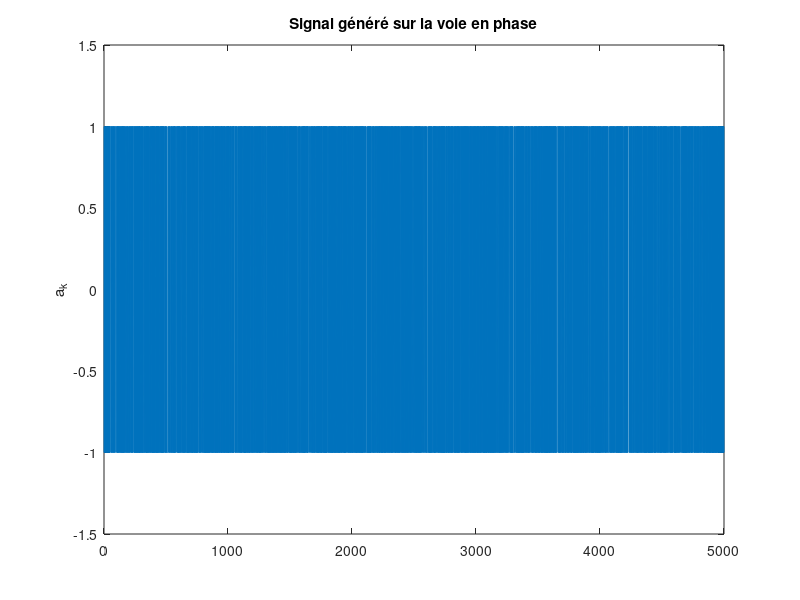
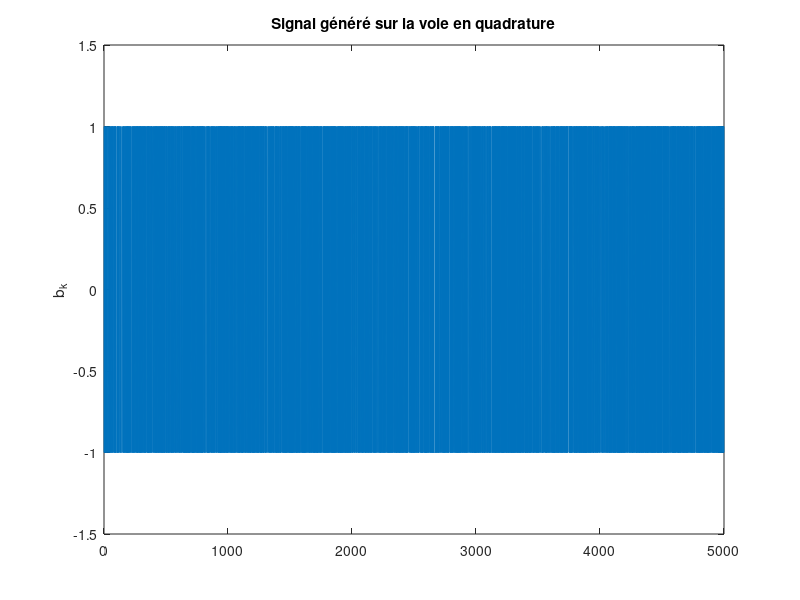

Recreate these plots in MATLAB, in order. (Note: this script raises an error after producing the figures.)
clear all;
close all;
clc;

%% Constantes
alpha = 0.35;
fp = 2000; 
Fe = 10000;
Rs = 1000;
Ts = 1/Rs;
Te = 1/Fe;
Ns = floor(Ts/Te); % facteur de suréchantillonnage
nb_bits = 10000; 
n = 2; % nombre de bits par symbole
t0 = 1;
M = 4;

%% Tracer les signaux en phase et en quadrature de phase
% Générer l'information binaire
bits = randi([0,1], 1, nb_bits);

% Mapping 
a = 2*bits(1:2:end)-1;
b = 2*bits(2:2:end)-1;
symbole_complexe = a + j*b;

figure();
plot(a);
axis([0 length(a) -1.5 1.5]);
ylabel("a_k");
title("Signal généré sur la voie en phase");

figure();
plot(b);
title("Signal généré sur la voie en quadrature");
axis([0 length(b) -1.5 1.5]);
ylabel("b_k");

% Suite de diracs
suite_de_dirac = kron(symbole_complexe, [1 zeros(1, Ns-1)]);

% Signal en sortie du filtre de mise en forme
h = rcosdesign(alpha, 4*n, Ns, 'normal');
retard = 4 * Ns;
suite_de_dirac_r = cat(2,suite_de_dirac, zeros(1,retard));
x_e = filter(h, 1, suite_de_dirac_r); 
x_e = x_e(retard +1 : end);

% Transposition sur fréquence
tps = [0:Te:(nb_bits/2)*Ts-Te];
x_t = x_e .* exp(j*2*pi*fp*tps);

% Signal transmis
x = real(x_t);


%% Densité spectrale de puissance du signal modulé sur fréquence porteuse

dsp = (1/length(x)).*abs(fft(x).*fft(x));
%dsp = fftshift(dsp);
figure();
plot(linspace(0,Fe,length(dsp)), dsp);
title("Périodogramme du signal modulé sur fréquence porteuse");
xlabel("fréquence en Hertz");
ylabel("Périodogramme");

%% Implantation de la chaîne complète sans bruit
% Retour en bande de base
N = length(symbole_complexe)*Ns;
passe_bas = 2*(fp/Fe)*sinc(2*[-((N-1)/2)*Te:Te:((N-1)/2)*Te]*(fp));
retard_pb = floor(length(passe_bas)/2);


x_reel = x .* cos(2*pi*fp*tps);
x_reel = filter(passe_bas, 1, [x_reel zeros(1, retard_pb)]);
x_reel = x_reel(retard_pb + 1 : end);

x_im = x .* sin(2*pi*fp*tps);
x_im = filter(passe_bas, 1, [x_im zeros(1, retard_pb)]);
x_im = x_im(retard_pb + 1 : end);

x_recu = x_reel - 1i*x_im;

% Passage dans le filtre de récption
x_f = filter(h, 1, [x_recu zeros(1, retard)]);
x_f = x_f(retard + 1 : end);

% Echantillonnage
x_f_ech = x_f(t0:Ns:end);

% Prise de décisison
bits_decides = zeros(1,length(bits));
bits_decides(1:2:end) = (sign(real(x_f_ech)) + 1) / 2;
bits_decides(2:2:end) = (sign(imag(x_f_ech)) + 1) / 2;

% Calcul TEB
TEB = length(find(bits_decides ~= bits))/length(bits) % le TEB est bien nul

%% Implantation de la chaîne avec bruit

Eb_N0_dB = [0:0.5:6];
Eb_N0 = 10.^(Eb_N0_dB/10);
TEB_m = zeros(1, length(Eb_N0_dB));
TEB_th = zeros(1, length(Eb_N0_dB));
Px = mean(abs(x.*x));


for i = 1:length(Eb_N0_dB)
    sigma_n_carre= Px * Ns/ (2*log2(M)*Eb_N0(1,i));
    bruit = sqrt(sigma_n_carre) .* randn(1, length(x));
    x_c = x + bruit;
    
    % Retour en bande de base
    N = length(symbole_complexe)*Ns; 
    passe_bas = 2*fp/Fe.*sinc(2*fp*linspace(-Te*Ns,Te*Ns,2*Ns));
    retard_pb = Ns - 1;

    x_reel = x_c .* cos(2*pi*fp*tps);
    x_reel = filter(passe_bas, 1, [x_reel zeros(1, retard_pb)]);
    x_reel = x_reel(retard_pb + 1 : end);

    x_im = x_c .* sin(2*pi*fp*tps);
    x_im = filter(passe_bas, 1, [x_im zeros(1, retard_pb)]);
    x_im = x_im(retard_pb + 1 : end);

    x_recu = x_reel - j.*x_im;

    % Passage dans le filtre de récption
    x_f = filter(h, 1, [x_recu zeros(1, retard)]);
    x_f = x_f(retard + 1 : end);

    % Echantillonnage
    x_f_ech = x_f(t0:Ns:end);

    % Prise de décisison
    bits_decides = zeros(1,length(bits));
    bits_decides(1:2:end) = (sign(real(x_f_ech)) + 1) / 2;
    bits_decides(2:2:end) = (sign(imag(x_f_ech)) + 1) / 2;

    % Calcul TEB
    TEB_m(i) = (length(find(bits_decides ~= bits))/length(bits));
    TEB_th(1,i) = qfunc(sqrt(2*Eb_N0(1,i)));
    
end
figure();
semilogy(Eb_N0_dB, TEB_m);
title("TEB simulé");
xlabel("Eb/N0 en dB");
ylabel("TEB");

figure();
semilogy(Eb_N0_dB, TEB_m);
hold on;
semilogy(Eb_N0_dB, TEB_th);
legend('TEB simulé', 'TEB théorique');
title("Comparaison entre le TEB simulé et le TEB théorique");
xlabel("Eb/N0 en dB");
ylabel("TEB");
   


